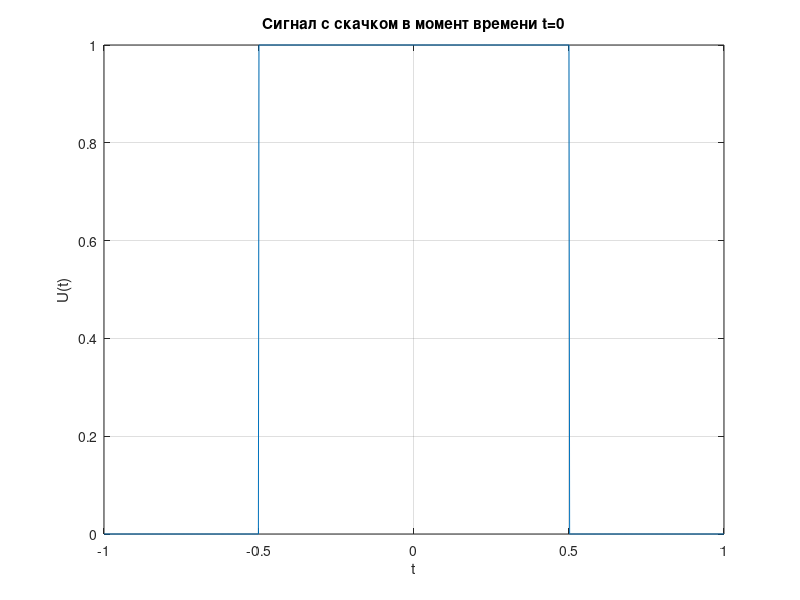

This chart was generated by the following MATLAB code:
% Создаем вектор времени t от -1 до 1 с шагом 0.002
t = -1:0.002:1;

% Создаем вектор U1, представляющий собой скачок от 0 до 1 в первой половине времени
U1 = [zeros(1, 250), ones(1, 751)];

% Создаем вектор U2, представляющий собой скачок от 0 до 1 во второй половине времени
U2 = [zeros(1, 751), ones(1, 250)];

% Формируем сигнал U, вычитая второй скачок из первого
U = U1 - U2;

% Строим график сигнала U в зависимости от времени t
plot(t, U);
grid on;

% Добавляем подписи к осям для ясности
xlabel('t');
ylabel('U(t)');
title('Сигнал с скачком в момент времени t=0');

